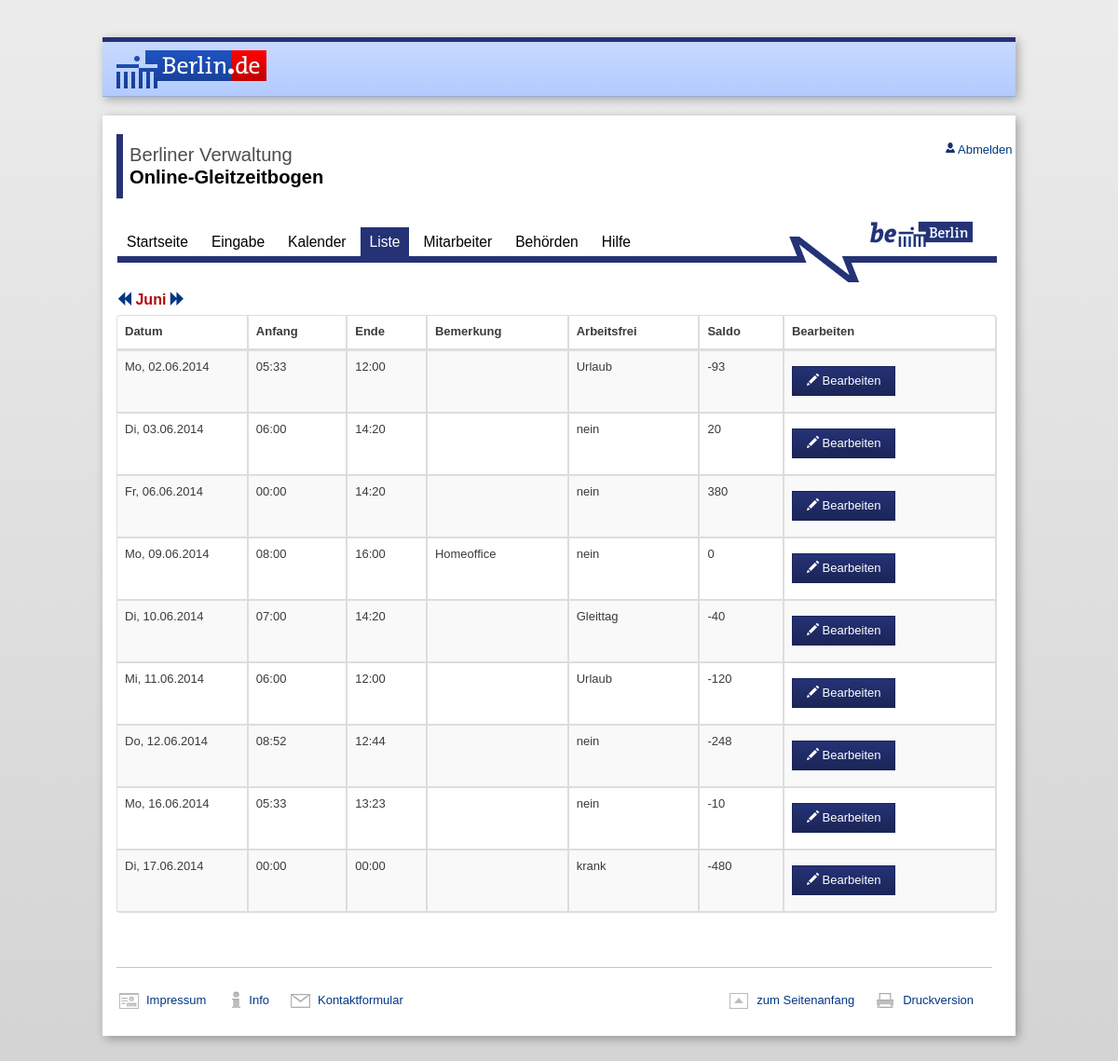
The page /sites/anzeigen.php (signed in) on the database its author committed.
### tables this page shows
CREATE TABLE IF NOT EXISTS `erfassung` (
  `eid` int(11) NOT NULL AUTO_INCREMENT COMMENT 'Erfassungs ID',
  `maid` int(11) DEFAULT NULL,
  `datum` date DEFAULT NULL,
  `beginn` time DEFAULT NULL,
  `ende` time DEFAULT NULL,
  `maneintrag` int(11) DEFAULT NULL,
  `bemerkung` varchar(50) DEFAULT NULL,
  `aid` int(11) DEFAULT NULL COMMENT 'Arbeitsfrei ID',
  PRIMARY KEY (`eid`),
  KEY `maid` (`maid`),
  KEY `aid` (`aid`)
);

CREATE TABLE IF NOT EXISTS `arbeitsfrei` (
  `aid` int(20) NOT NULL AUTO_INCREMENT,
  `bezeichnung` varchar(30) DEFAULT NULL,
  PRIMARY KEY (`aid`)
);

CREATE TABLE IF NOT EXISTS `mitarbeiter` (
  `maid` int(11) NOT NULL AUTO_INCREMENT COMMENT 'Mitarbeiter ID',
  `vname` char(30) NOT NULL,
  `nname` char(50) NOT NULL,
  `stez` char(10) DEFAULT NULL COMMENT 'stellenzeichen des Mitarbeiters',
  `sollstd` double DEFAULT NULL,
  `bid` int(11) DEFAULT NULL COMMENT 'Behoerden ID',
  `sid` int(11) DEFAULT NULL COMMENT 'Status ID',
  `usern` varchar(20) NOT NULL,
  `passwort` varchar(32) DEFAULT NULL,
  `rechte` int(11) NOT NULL,
  PRIMARY KEY (`maid`),
  KEY `sid` (`sid`),
  KEY `bid` (`bid`)
);

### sites/anzeigen.php (the view, shortened to what this page needs)
<?php
$zusatzinclude = "
<script type='text/javascript' src='../includes/js/jquery.js'></script>
<link rel='stylesheet' href='../includes/css/bootstrap-theme.min.css'>
";
require('../includes/header.php');
require('../includes/mysql.php');
$maid = $_SESSION['maid'];
$timestamp = time();
$monate = array(1=>"Januar",
                2=>"Februar",
                3=>"M&auml;rz",
                4=>"April",
                5=>"Mai",
                6=>"Juni",
                7=>"Juli",
                8=>"August",
                9=>"September",
                10=>"Oktober",
                11=>"November",
                12=>"Dezember");
$monat_now_t = $monate[date("n",$timestamp)];
if(!isset($_GET['m'])){
         $monat_now_t = $monate[date("n",$timestamp)];
         $monat_now_z =date("n",$timestamp);
}else{
         $monat_now_t = $monate[$_GET['m']];
         $monat_now_z =$_GET['m'];
         $GLOBALS["now_m"] = $monat_now_z;
}
?>
    <h3><a href="?maid=<?php echo($maid); ?>&m=<?php echo($monat_now_z-1); ?>"><span class="glyphicon glyphicon-backward"></span></a>  <?php echo $monat_now_t; ?>  <a href="?maid=<?php echo($maid); ?>&m=<?php echo $monat_now_z+1; ?>"><span class="glyphicon glyphicon-forward"></span></a></h3>
                <table class="table table-striped table-bordered">
                        <thead>
                                <tr>
                                        <th width="50px">Datum</th><th width="50px">Anfang</th><th width="50px">Ende</th><th width="50px">Bemerkung</th><th width="50px">Arbeitsfrei</th><th width="50px">Saldo</th><th width="20px">Bearbeiten</th>
                                </tr>
                        </thead>
                        <tbody>
<?php
                                        $timestamp = time();
                                        $datum_now_y = date("Y",$timestamp);
                                        $datum_now_m = $GLOBALS["now_m"];
                                        if($datum_now_m <10){
                                                 $datum_now_m = "0".$datum_now_m;
                                        }
                                        $datum_interval_anfang = $datum_now_y."".$datum_now_m."01";
                                        $datum_interval_ende = $datum_now_y."".$datum_now_m."31";
                                        $result_soll = $link->query("SELECT sollstd FROM mitarbeiter WHERE maid = '".$maid."'");
                                        $minuten_soll="";
                                        while($row_soll = mysqli_fetch_array($result_soll)){
                                                 $minuten_soll =($row_soll['sollstd'])*60/5;
                                        }
                                        $result = $link->query("SELECT erfassung.beginn, erfassung.ende, erfassung.datum, erfassung.bemerkung, erfassung.eid, erfassung.aid, arbeitsfrei.bezeichnung FROM erfassung, arbeitsfrei WHERE erfassung.maid = '".$maid."' AND erfassung.aid = arbeitsfrei.aid AND DATE(erfassung.datum) BETWEEN ".$datum_interval_anfang." AND ".$datum_interval_ende." ORDER BY datum");
                                        if($result->num_rows>0){
                                                 while($row = mysqli_fetch_array($result)){
                                                         $date_beginn = date_create($row['beginn']);
                                                         $date_ende = date_create($row['ende']);
                                                         $interval = date_diff($date_beginn, $date_ende);
                                                         $stunden_ist = $interval->format('%H');
                                                         $minuten_ist = $interval->format('%I');
                                                         $minuten_ist = ($stunden_ist*60)+$minuten_ist;
                                                         $date = date_create($row['datum']);
                                                         $date_format = date_format($date, 'd.m.Y');
                                                         $beginn_format = date_format($date_beginn, 'H:i');
                                                         $ende_format = date_format($date_ende, 'H:i');
                                                         $tag[0] = "So";
                                                         $tag[1] = "Mo";
                                                         $tag[2] = "Di";
                                                         $tag[3] = "Mi";
                                                         $tag[4] = "Do";
                                                         $tag[5] = "Fr";
                                                         $tag[6] = "Sa";
                                                         $wochentag = $tag[date_format($date, 'w')];
                                                        if(isset($_POST['edit'])&&($_POST['eid']==$row['eid'])){
                                                         echo '<tr>';
                                                         echo '<form class="navbar-form navbar-left" role="search" action="?m='.$monat_now_z.'" method="POST" >';
                                                         echo '<td width="50px">'.$wochentag.", ".$date_format.'</td>';
                                                         echo '<td width="20px"><input type="text" value="'.$beginn_format.'" class="form-control" placeholder="Arbeitsbeginn Bsp.: 06:30" name="arbeitsbeginn" id="arbeitsbeginn"></td>';
                                                         echo '<td width="20px"><input type="text" value="'.$ende_format.'" class="form-control" placeholder="Arbeitsende Bsp.: 16:30" name="arbeitsende" id="arbeitsende"></td>';
                                                         echo '<td width="50px"><input type="text" value="'.$row['bemerkung'].'" class="form-control" placeholder="Bemerkung Bsp.: Homeoffice" name="bemerkung" id="bemerkung"></td>';
                                                         echo '<td width="20px"><select name="arbeitsfrei" id="arbeitsfrei" class="form-control">';
                                                         $result_liste = $link->query("SELECT * FROM arbeitsfrei ORDER BY aid DESC;");
                                                         $liste = "";
                                                         while($row_aid = mysqli_fetch_array($result_liste)){
                                                                 if($row['aid']==$row_aid['aid']){
                                                                         $selected = "SELECTED";
                                                                 }else{
                                                                         $selected = "";
                                                                 }
                                                                 $liste .= "<option ".$selected." value = '".$row_aid['aid']."'>".$row_aid['bezeichnung']."</option>\n";
                                                         }
                                                         echo $liste;
                                                         echo '</select></td>';
                                                         echo '<td width="50px">( '.($minuten_ist-$minuten_soll).' )</td>';
                                                         echo '<input type="hidden" name="eid" value="'.$_POST['eid'].'">';
                                                         echo '<td width="20px"><button type="submit" name="save" class="btn btn-default navbar-btn"><span class="glyphicon glyphicon-ok"></span>&nbsp;Speichern</button></td></form>';
                                                         echo '</tr>';
                                                         }else{
                                                         echo '<tr>';
                                                         echo '<td width="50px">'.$wochentag.", ".$date_format.'</td>';
                                                         echo '<td width="50px">'.$beginn_format.'</td>';
                                                         echo '<td width="50px">'.$ende_format.'</td>';
                                                         echo '<td width="50px">'.$row['bemerkung'].'</td>';
                                                         echo '<td width="50px">'.$row['bezeichnung'].'</td>';
                                                         echo '<td width="50px">'.($minuten_ist-$minuten_soll).'</td>';
                                                         echo '<form class="navbar-form navbar-left" role="search" action="" method="POST" >    ';
                                                         echo '<td width="20px"><button type="submit" name="edit" class="btn btn-default navbar-btn"><span class="glyphicon glyphicon-pencil"></span>&nbsp;Bearbeiten</button></td></form>';
                                                         echo '</tr>';
                                                         }
                                                 }
                                        }else{
                                                 echo"<h3>Keine Eintr&auml;ge</h3>";
                                        }
                                ?>
                </table>
    <?php  require('../includes/footer.php'); ?>

### includes/css/signin.css (style rules this page uses)
body { padding-top: 40px; padding-bottom: 40px; background-color: #eee; }

### rows shown on the page
erfassung: datum "Mo", datum "02.06.2014", beginn "05:33", ende "12:00", aid.bezeichnung "Urlaub", $minuten_ist-$minuten_soll "-93"
erfassung: datum "Di", datum "03.06.2014", beginn "06:00", ende "14:20", aid.bezeichnung "nein", $minuten_ist-$minuten_soll "20"
erfassung: datum "Fr", datum "06.06.2014", beginn "00:00", ende "14:20", aid.bezeichnung "nein", $minuten_ist-$minuten_soll "380"
erfassung: datum "Mo", datum "09.06.2014", beginn "08:00", ende "16:00", bemerkung "Homeoffice", aid.bezeichnung "nein", $minuten_ist-$minuten_soll "0"
erfassung: datum "Di", datum "10.06.2014", beginn "07:00", ende "14:20", aid.bezeichnung "Gleittag", $minuten_ist-$minuten_soll "-40"
erfassung: datum "Mi", datum "11.06.2014", beginn "06:00", ende "12:00", aid.bezeichnung "Urlaub", $minuten_ist-$minuten_soll "-120"
erfassung: datum "Do", datum "12.06.2014", beginn "08:52", ende "12:44", aid.bezeichnung "nein", $minuten_ist-$minuten_soll "-248"
erfassung: datum "Mo", datum "16.06.2014", beginn "05:33", ende "13:23", aid.bezeichnung "nein", $minuten_ist-$minuten_soll "-10"
erfassung: datum "Di", datum "17.06.2014", beginn "00:00", ende "00:00", aid.bezeichnung "krank", $minuten_ist-$minuten_soll "-480"

### other values the page prints
$monat_now_t "Juni"
